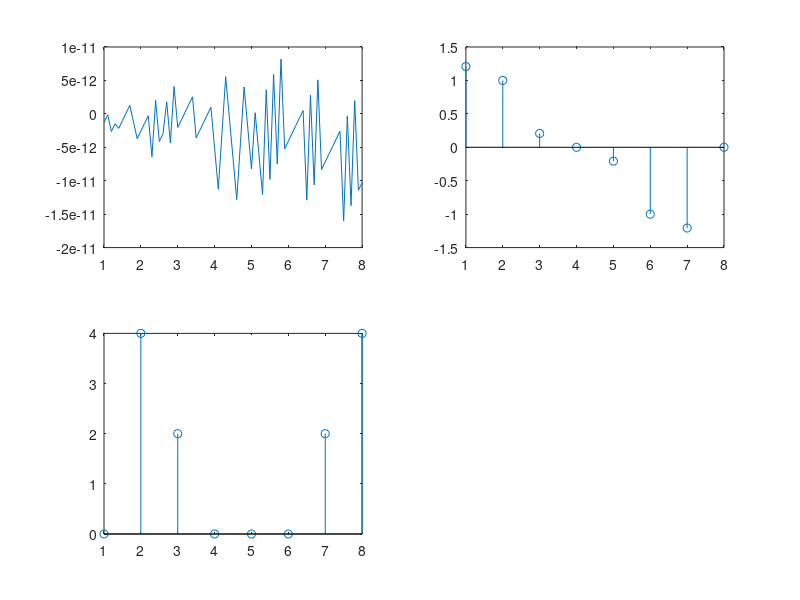

The MATLAB script that drew this image:
clc;
clear;
  t=1:0.1:8;
  xin=sin(2*pi*1000*t)+0.5*sin(2*pi*2000*t);
  subplot(221);
  plot(t,xin);

  fs=8000;
  ts=1/fs;
  N=8;


  n=1:N;
  x=sin(2*pi*1000*n*ts)+0.5*sin(2*pi*2000*n*ts);
  subplot(222);
  stem(n,x);
  for m=0:length(x)-1
    real=0;
    imaginary=0;

      for i=0:N-1
        real=real+(x(i+1)*cos((2*pi*m*i)/N));
        imaginary=imaginary+(x(i+1)*sin((2*pi*m*i)/N));
      end;

      result(m+1)=real;
      result2(m+1)=imaginary;

  end;

  for iter=1:N

    maginitiude(iter)=sqrt((result(iter)*result(iter))+(result2(iter)*result2(iter)));
  end;
  disp(maginitiude);
  subplot(223);
  plot(t,xin);
  stem(n,maginitiude);